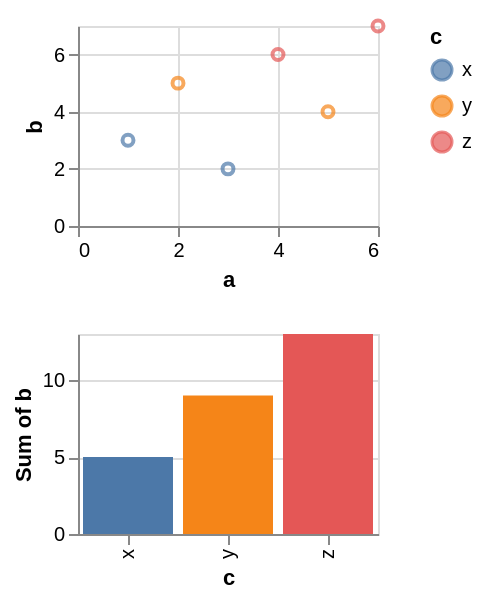

Source (Vega-Lite JSON):
### Vega-Lite specification from a JSON file in a GitHub repository (floating-point values rounded to 4 significant figures)
{"$schema": "https://vega.github.io/schema/vega-lite/v6.json", "data": {"values": [{"a": 1, "b": 3, "c": "x", "d": "2020-01-01"}, {"a": 2, "b": 5, "c": "y", "d": "2020-03-01"}, {"a": 3, "b": 2, "c": "x", "d": "2020-06-01"}, {"a": 4, "b": 6, "c": "z", "d": "2020-09-01"}, {"a": 5, "b": 4, "c": "y", "d": "2021-01-01"}, {"a": 6, "b": 7, "c": "z", "d": "2021-04-01"}]}, "vconcat": [{"width": 150, "height": 100, "mark": "point", "encoding": {"x": {"field": "a", "type": "quantitative"}, "y": {"field": "b", "type": "quantitative"}, "color": {"condition": {"param": "pick", "field": "c", "type": "nominal"}, "value": "gray"}}, "params": [{"name": "pick", "select": {"type": "point", "fields": ["c"]}}]}, {"width": 150, "height": 100, "mark": "bar", "encoding": {"x": {"field": "c", "type": "nominal"}, "y": {"field": "b", "type": "quantitative", "aggregate": "sum"}, "color": {"condition": {"param": "pick", "field": "c", "type": "nominal"}, "value": "gray"}}}]}
